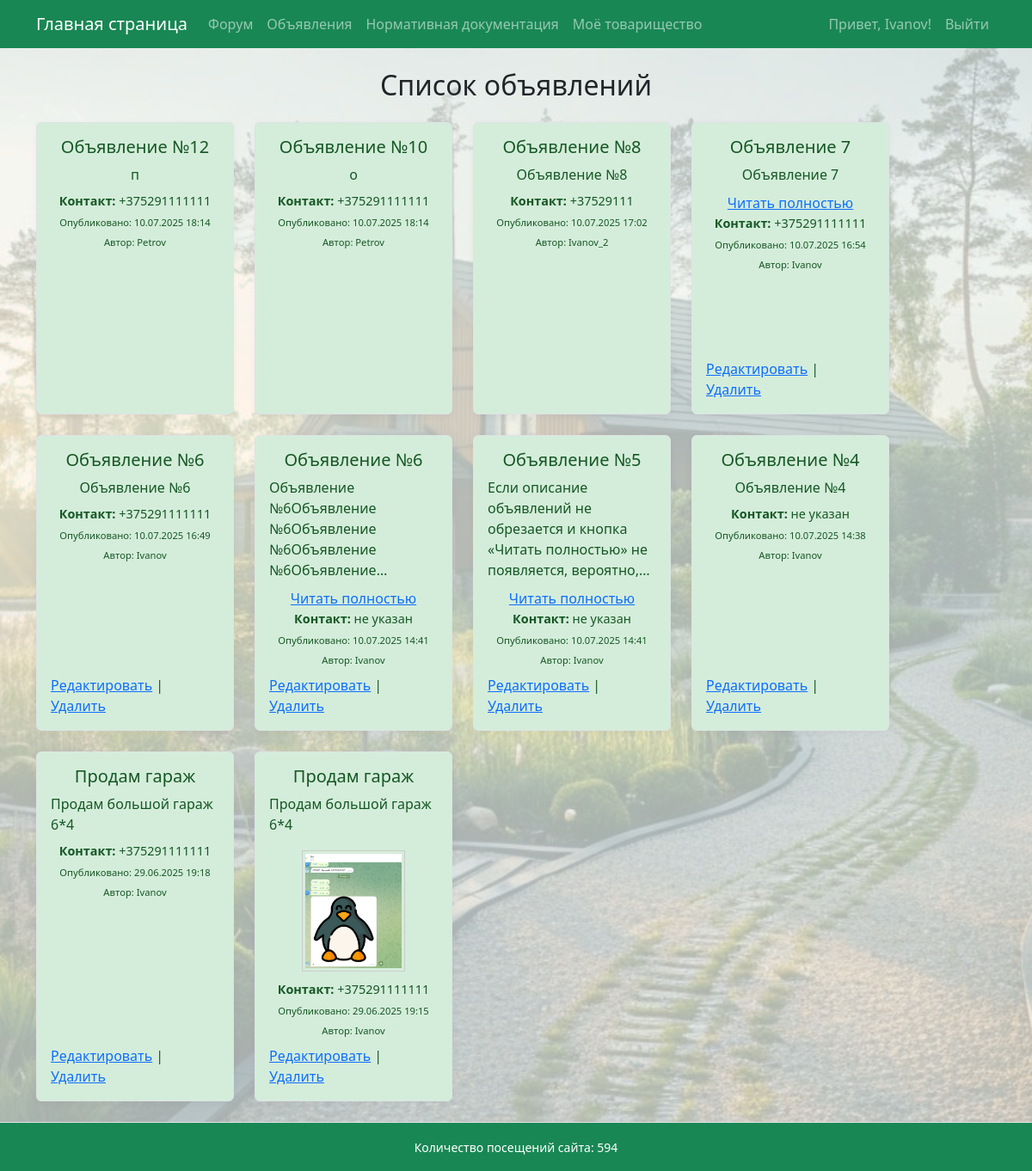
Page /ads/ (signed in) on the committed database.
### garden/models.py (models this page shows, shortened)
class Advertisement(models.Model):
    title = models.CharField(max_length=200)
    description = models.TextField()
    photo = models.ImageField(upload_to='ads_photos/', blank=True, null=True)
    contact = models.CharField(max_length=100, verbose_name='Контакт для связи')  # новое обязательное поле
    owner = models.ForeignKey(settings.AUTH_USER_MODEL, on_delete=models.CASCADE, related_name='advertisements')
    created_at = models.DateTimeField(auto_now_add=True)
    updated_at = models.DateTimeField(auto_now=True)

### garden/views.py (the view)
# urls.py: path('ads/', views.ads, name='ads'),
def ads(request):
    ads = Advertisement.objects.all().order_by('-created_at')
    return render(request, 'ads.html', {'ads': ads})

### garden/context_processors.py (called while the page is built)
def total_visits_processor(request):
    counter, created = PageVisit.objects.get_or_create(page_name='main_page')
    return {
        'total_visits': counter.visits
    }

### garden/templates/ads.html (shortened to what this page needs)
{% extends "base.html" %}
{% block content %}
<h2 class="text-center mb-4">Список объявлений</h2>
{% if ads %}
  <div class="d-flex flex-wrap justify-content-start gap-4">
    {% for ad in ads %}
      <div class="ad-card bg-light-green border rounded p-3 d-flex flex-column align-items-center" style="width: 210px; min-height: 340px;">
        <h5 class="text-center mb-2">{{ ad.title }}</h5>
        <div class="ad-description description-truncate-5 mb-2" id="desc-{{ forloop.counter }}">
          {{ ad.description|linebreaksbr }}
        </div>
        <button class="btn btn-link p-0 read-more-btn" data-target="desc-{{ forloop.counter }}" style="display:none;">
          Читать полностью
        </button>
        {% if ad.photo %}
          <img src="{{ ad.photo.url }}" alt="{{ ad.title }}" class="ad-photo" data-full="{{ ad.photo.url }}">
        {% endif %}
        <div class="mb-1" style="font-size: 0.9em;">
          <strong>Контакт:</strong> {{ ad.contact }}
        </div>
        <div class="mb-1" style="font-size: 0.8em;">
          <small>Опубликовано: {{ ad.created_at|date:"d.m.Y H:i" }}</small>
        </div>
        <div class="mb-2" style="font-size: 0.8em;">
          <small>Автор: {{ ad.owner.get_full_name|default:ad.owner.username }}</small>
        </div>
        {% if user.is_authenticated and ad.owner == user %}
          <div class="mt-auto">
            <a href="{% url 'edit_advertisement' ad.pk %}">Редактировать</a> |
            <a href="{% url 'delete_advertisement' ad.pk %}">Удалить</a>
          </div>
        {% endif %}
      </div>
    {% endfor %}
  </div>
{% else %}
  <p class="text-center">Объявления отсутствуют.</p>
{% endif %}
{% endblock %}

### templates/base.html (shortened to what this page needs)
<!DOCTYPE html>
<html lang="ru">
<head>
    <link rel="stylesheet" href="https://cdn.jsdelivr.net/npm/bootstrap@5.3.0/dist/css/bootstrap.min.css">
</head>
<body>
    <div class="page-container">
        <nav class="navbar navbar-expand-lg navbar-dark bg-success mb-4">
            <div class="container">
                <a class="navbar-brand" href="{% url 'main_page' %}">Главная страница</a>
                <div class="collapse navbar-collapse" id="navbarSupportedContent">
                    <ul class="navbar-nav me-auto mb-2 mb-lg-0">
                        <li class="nav-item"><a class="nav-link" href="{% url 'forum' %}">Форум</a></li>
                        <li class="nav-item"><a class="nav-link" href="{% url 'ads' %}">Объявления</a></li>
                        <li class="nav-item"><a class="nav-link" href="https://strb.by/" target="_blank" rel="noopener noreferrer">Нормативная документация</a></li>
                        <li class="nav-item"><a class="nav-link" href="{% url 'my_community' %}">Моё товарищество</a></li>
                    </ul>
                    <ul class="navbar-nav ms-auto mb-2 mb-lg-0">
                        {% if user.is_authenticated %}
                            <li class="nav-item">
                                <span class="nav-link">Привет, {{ user.username }}!</span>
                            </li>
                            <li class="nav-item">
                                <a class="nav-link" href="#" onclick="event.preventDefault(); document.getElementById('logout-form').submit();">
                                    Выйти
                                </a>
                            </li>
                        {% else %}
                            <li class="nav-item"><a class="nav-link" href="{% url 'login' %}">Войти</a></li>
                        {% endif %}
                    </ul>
                </div>
            </div>
        </nav>
        <main class="content-wrap container">
            {% block content %}
            {% endblock %}
        </main>
        <footer class="bg-success text-center py-3 mt-4 border-top text-white">
            <div class="container">
                <small>
                    Количество посещений сайта: {{ total_visits }}
                </small>
            </div>
        </footer>
    </div>
</body>
</html>

### templates/base.html (style rules this page uses)
body, html { height: 100%; margin: 0; }
.page-container { min-height: 100vh; display: flex; flex-direction: column; min-height: 100vh; background-image: url('/static/images/background.jpg'); background-repeat: no-repeat; background-position: center center; background-size: cover; background-color: rgba(240, 248, 245, 0.7); background-blend-mode: lighten; }
.content-wrap { flex: 1; }
.ad-card { box-shadow: 0 2px 8px rgba(0,0,0,0.04); margin-bottom: 0px; width: 230px !important; min-width: unset !important; }
@media (max-width: 1200px) { .ad-card { width: 20%; min-width: 180px; } }
.bg-light-green { background-color: #d4edda; color: #155724; }
.ad-card.bg-light-green { border-color: #c3e6cb; }
.description-truncate-5 { display: -webkit-box; -webkit-line-clamp: 5; -webkit-box-orient: vertical; overflow: hidden; text-overflow: ellipsis; white-space: normal; }
.ad-photo { max-width: 120px; height: auto; cursor: pointer; border: 1px solid #ccc; padding: 3px; margin: 10px 0; object-fit: contain; }

### garden/templates/ads.html (style rules this page uses)
.bg-light-green { background-color: #d4edda; color: #155724; }
.ad-card.bg-light-green { border-color: #c3e6cb; }
.description-truncate-5 { display: -webkit-box; -webkit-line-clamp: 5; -webkit-box-orient: vertical; overflow: hidden; text-overflow: ellipsis; white-space: normal; }
.ad-photo { max-width: 120px; height: auto; object-fit: contain; cursor: pointer; border: 1px solid #ccc; padding: 3px; margin: 10px 0; }

### rows in the picture
Advertisement: title "Объявление №12", description "п", contact "+375291111111", created_at "10.07.2025 18:14", owner.get_full_name "Petrov"
Advertisement: title "Объявление №10", description "о", contact "+375291111111", created_at "10.07.2025 18:14", owner.get_full_name "Petrov"
Advertisement: title "Объявление №8", description "Объявление №8", contact "+37529111", created_at "10.07.2025 17:02", owner.get_full_name "Ivanov_2"
Advertisement: title "Объявление 7", description "Объявление 7", contact "+375291111111", created_at "10.07.2025 16:54", owner.get_full_name "Ivanov", shows "Редактировать"
Advertisement: title "Объявление №6", description "Объявление №6", contact "+375291111111", created_at "10.07.2025 16:49", owner.get_full_name "Ivanov", shows "Редактировать"
Advertisement: title "Объявление №6", description "Объявление №6Объявление №6Объявление №6Объявление…", contact "не указан", created_at "10.07.2025 14:41", owner.get_full_name "Ivanov", shows "Редактировать"
Advertisement: title "Объявление №5", description "Если описание объявлений не обрезается и кнопка «Читать полностью» не появляется,…", contact "не указан", created_at "10.07.2025 14:41", owner.get_full_name "Ivanov", shows "Редактировать"
Advertisement: title "Объявление №4", description "Объявление №4", contact "не указан", created_at "10.07.2025 14:38", owner.get_full_name "Ivanov", shows "Редактировать"
Advertisement: title "Продам гараж", description "Продам большой гараж 6*4", contact "+375291111111", created_at "29.06.2025 19:18", owner.get_full_name "Ivanov", shows "Редактировать"
Advertisement: title "Продам гараж", description "Продам большой гараж 6*4", photo (picture), contact "+375291111111", created_at "29.06.2025 19:15", owner.get_full_name "Ivanov", shows "Редактировать"

### other values in the picture
{{ user.username }} "Ivanov"
{{ total_visits }} "594"
